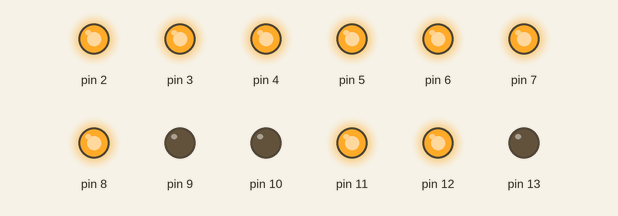
Simulated run of this sketch. Board: Arduino Uno, built with avr-gcc and run on an emulated ATmega328P. On the bench: output pins drawn as LEDs (lit = HIGH).

Above: at 0.2 s.
At 1.7 s:
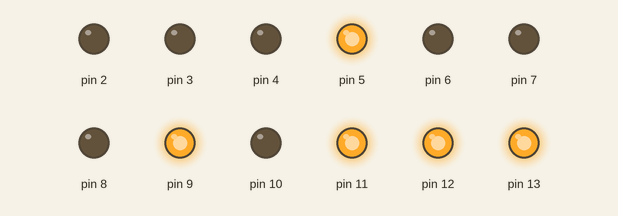
Timing chart, 0 to 3.0 s (numbered marks = the images above):
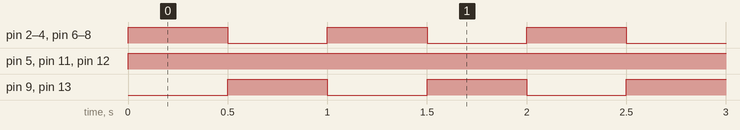

The sketch:

P3_-_DOT_MATRIX.ino
```cpp
void setup() {
pinMode(2, OUTPUT); pinMode(3, OUTPUT);
pinMode(4, OUTPUT); pinMode(5, OUTPUT);
pinMode(6, OUTPUT); pinMode(7, OUTPUT);
pinMode(8, OUTPUT); pinMode(9, OUTPUT);
pinMode(10, OUTPUT); pinMode(11, OUTPUT);
pinMode(12, OUTPUT); pinMode(13, OUTPUT);
}

void loop()
{
digitalWrite(9,0);
digitalWrite(10,0);
digitalWrite(11,1);
digitalWrite(12,1);
digitalWrite(13,0);
//
digitalWrite(2,1);
digitalWrite(3,1);
digitalWrite(4,1);
digitalWrite(5,1);
digitalWrite(6,1);
digitalWrite(7,1);
digitalWrite(8,1);
delay(500);

//
digitalWrite(9,1);
digitalWrite(10,0);
digitalWrite(11,1);
digitalWrite(12,1);
digitalWrite(13,1);
//
digitalWrite(2,0);
digitalWrite(3,0);
digitalWrite(4,0);
digitalWrite(5,1);
digitalWrite(6,0);
digitalWrite(7,0);
digitalWrite(8,0);
delay(500);
}
```

Measured:
- by itself, pin 2–4, pin 6–9, pin 13: alternates HIGH for 0.50 s and LOW for 0.50 s
- by itself, pin 5, pin 11, pin 12: LOW → HIGH at 0.00 s
